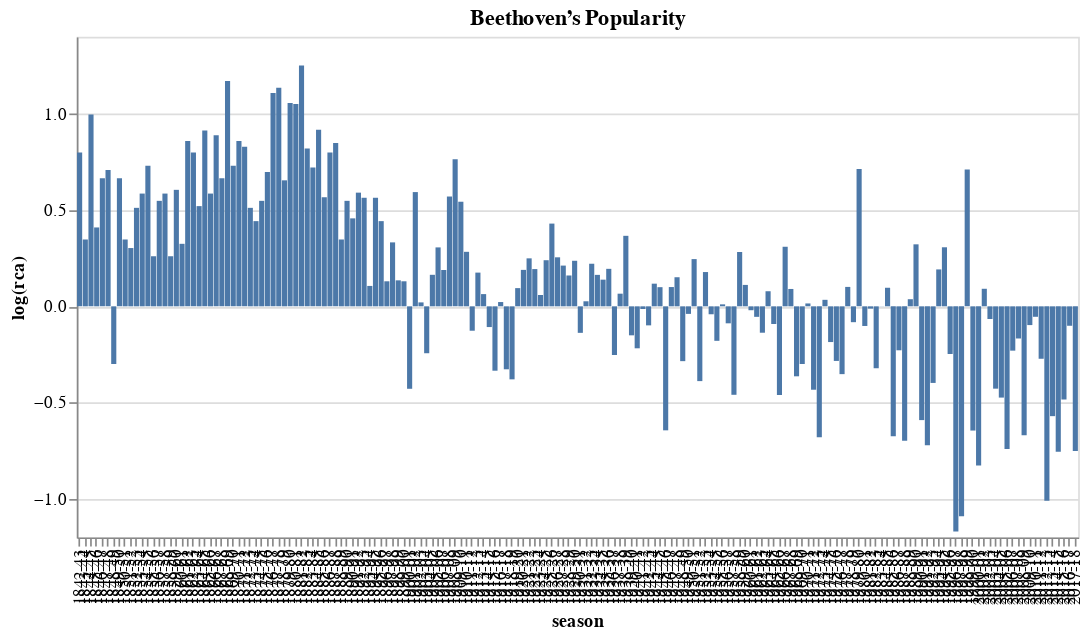

This figure's notebook cell:
### Markdown cell above
The log of the revealed comparative advantage gives us a way to determine the relative unusualness of the presence of each composer in a given season. Scores above 0 indicate that a composer was performed more than expected that season. We can look at how a composer’s RCA changes over time to get a sense for how that composer’s popularity has changed over the course of the philharmonic’s history.

### Code cell
alt.Chart(
    programs.xs("Beethoven,  Ludwig  van", level="composer").reset_index(),
    width=600,
    title="Beethoven’s Popularity"
).mark_bar().encode(
    x="season:O",
    y="log(rca):Q"
)

### Figure 1 — Vega-Lite specification as saved in the notebook (floating-point values rounded to 4 significant figures; data arrays with more than 128 entries replaced by an {"elided": "..."} marker saying what was removed)
{"$schema": "https://vega.github.io/schema/vega-lite/v2.json", "config": {"view": {"height": 300, "width": 400}}, "data": {"values": {"elided": "176 records"}}, "encoding": {"x": {"field": "season", "type": "ordinal"}, "y": {"field": "log(rca)", "type": "quantitative"}}, "mark": "bar", "title": "Beethoven’s Popularity", "width": 600}
